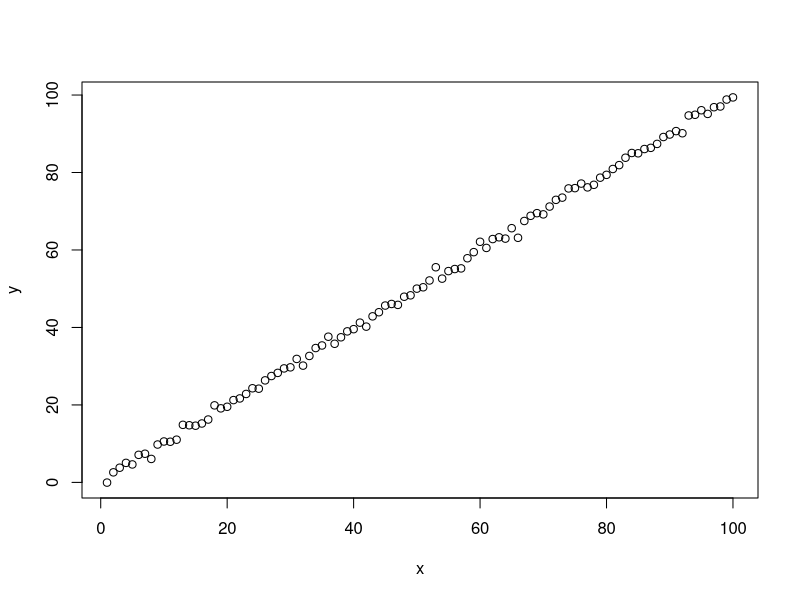
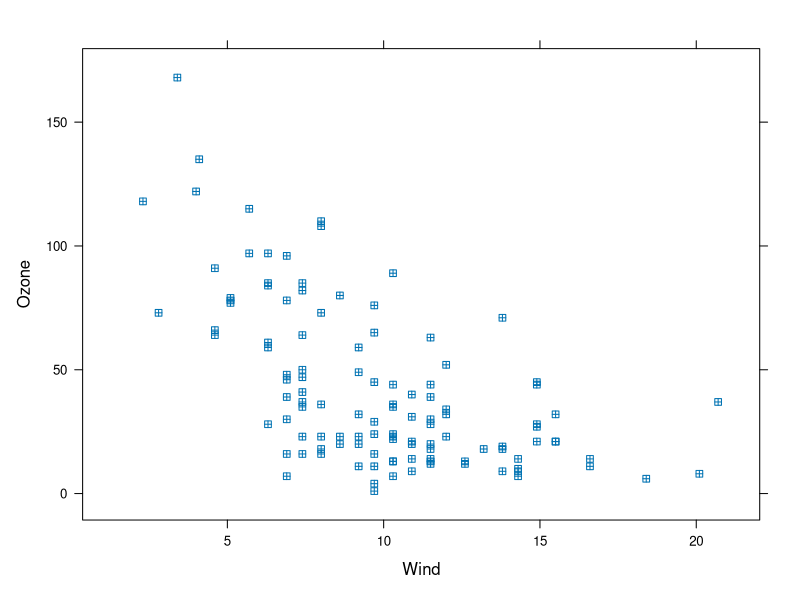
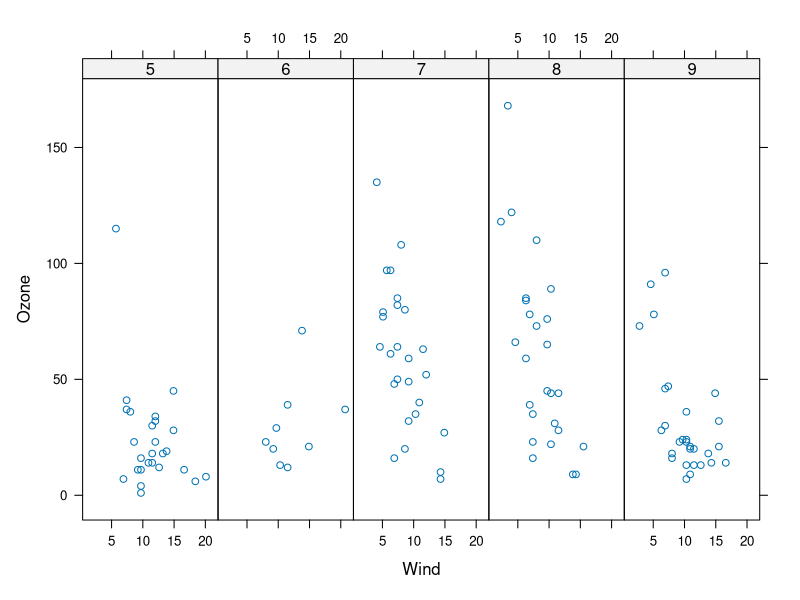
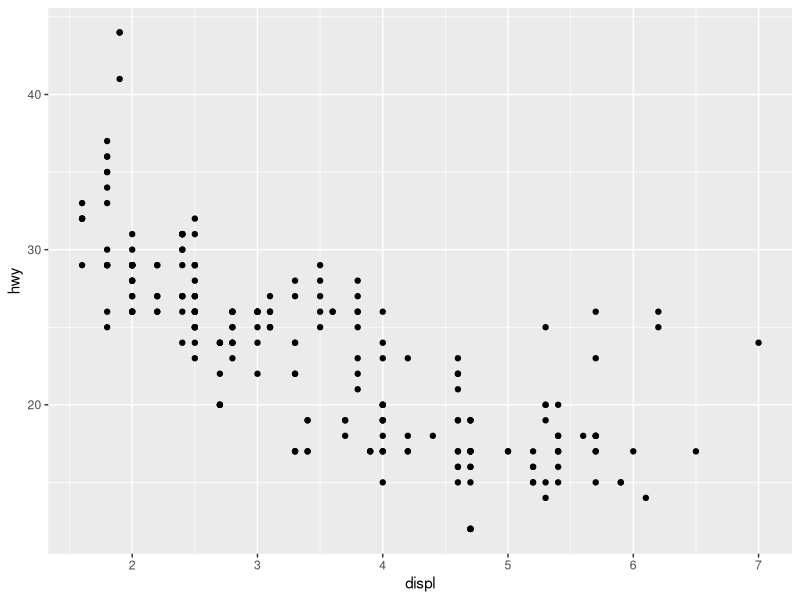
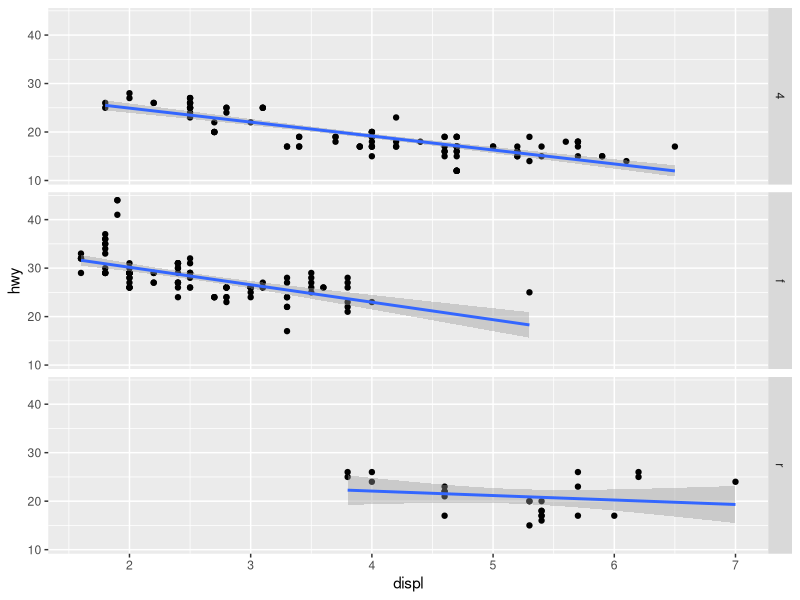
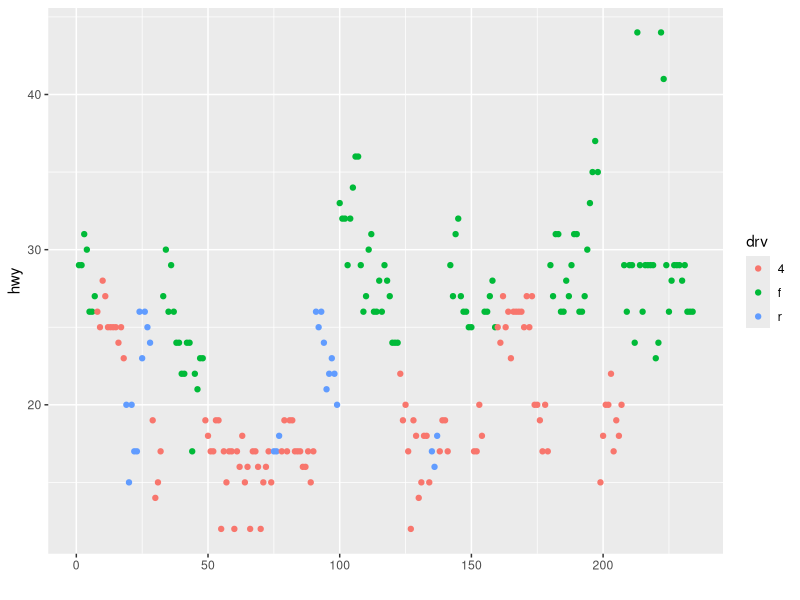
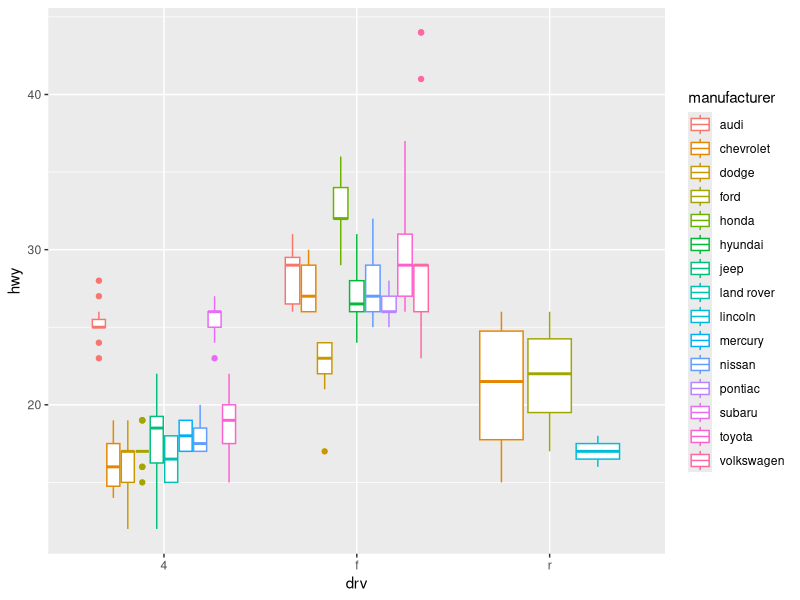
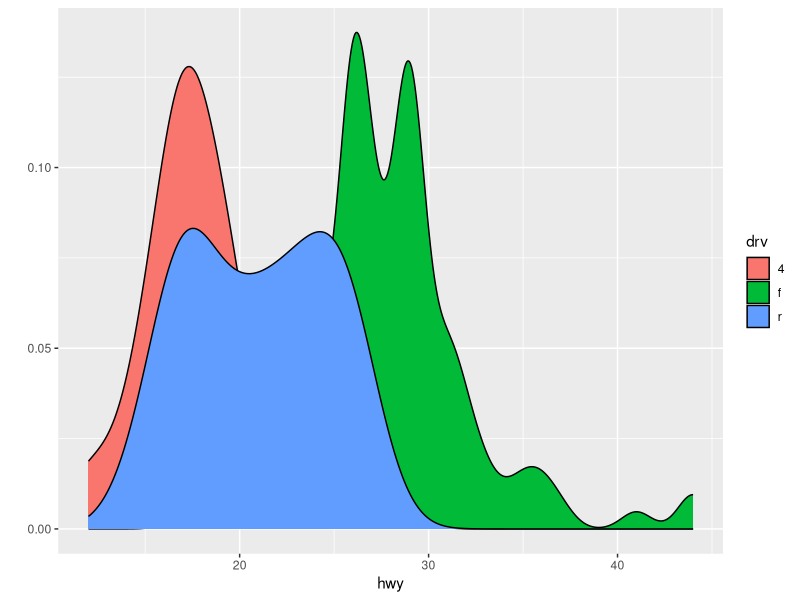

R code for these plots, in order:
## @knitr base1

x<-1:100; y<-x+rnorm(100)
plot(x,y)

## @knitr lat_xyplot

library(lattice)
library(datasets)
xyplot(Ozone ~ Wind, data = airquality, pch = 12) # options from base, see ?par and ?points
xyplot(Ozone ~ Wind | as.factor(Month), data = airquality, layout = c(5,1))

## @knitr ggp_qplot

library(ggplot2)
qplot(displ, hwy, data = mpg)
qplot(displ, hwy, data = mpg, facets = drv ~ .) + geom_smooth(method="lm")
qplot(y=hwy, data = mpg, color=drv)
qplot(drv, hwy, data = mpg, geom = "boxplot", color=manufacturer)
qplot(hwy, data = mpg, fill = drv, geom = "density")